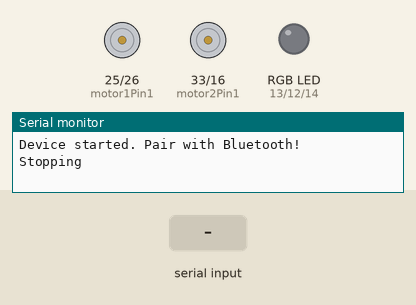
This sketch was run on a simulated ESP32. Shown: motor-driver pin pairs drawn as motors (green arrow = first pin HIGH = forward, orange = second pin HIGH = backward, longer = more drive, scaled by the enable pin), an RGB LED mixed from three pins (HIGH = lit), the last lines printed to the serial monitor. The test bench sets the inputs (shaded band). Dim RGB values are drawn brighter than linear; no radio packets arrive unless stated; nothing arrives over Bluetooth unless stated.

Above: at 1.2 s.
1.3 s: "L\n" received over the second serial link
At 1.7 s:
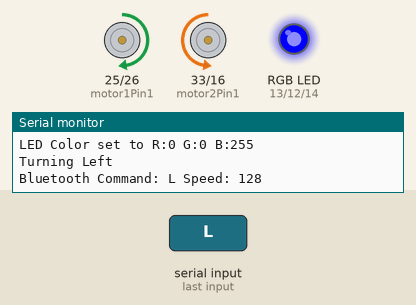
2.8 s: "R\n" received over the second serial link
At 4.0 s:
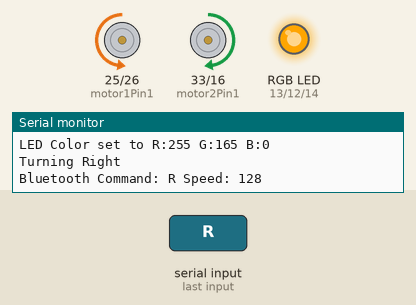
4.3 s: "B90\n" received over the second serial link
At 5.2 s:
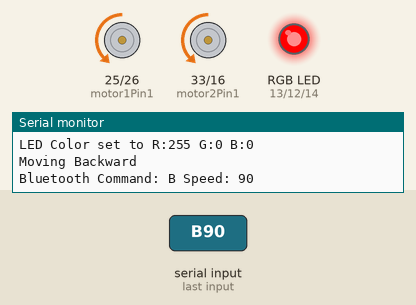
5.8 s: "G90\n" received over the second serial link
At 6.4 s:
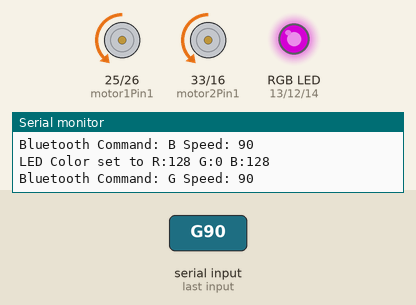
7.3 s: "W90\n" received over the second serial link
At 8.5 s:
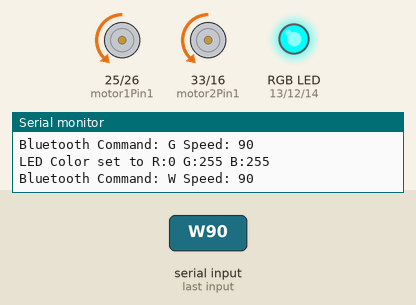
8.8 s: "F90\n" received over the second serial link
At 9.9 s:
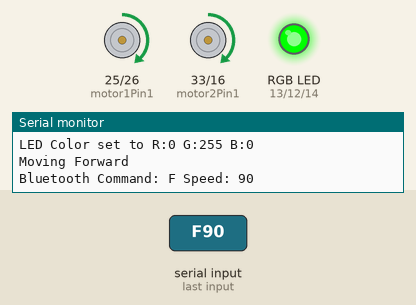
Timing chart, 0 to 11.3 s (numbered marks = the images above; inputs shaded):
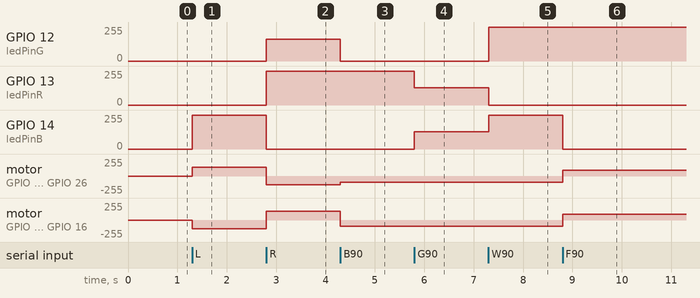

The sketch:

control.ino
```cpp
#include <BluetoothSerial.h>
#include <SPI.h>
#include <nRF24L01.h>
#include <RF24.h>

BluetoothSerial SerialBT;

// nRF24L01 radio configuration
RF24 radio(4, 5);  // Adjust CE and CSN pins as needed
const byte address[6] = "00001";  // Reading pipe address

// Motor A (Right Side)
const int motor1Pin1 = 25; // IN1
const int motor1Pin2 = 26; // IN2
const int enable1Pin  = 32; // Enable Pin ENA

// Motor B (Left Side)
const int motor2Pin1 = 33; // IN3 remains unchanged
const int motor2Pin2 = 16; // Instead of input‑only GPIO34, we use GPIO16
const int enable2Pin  = 17; // Instead of input‑only GPIO35, we use GPIO17

// RGB LED pins
const int ledPinR = 13;
const int ledPinG = 12;
const int ledPinB = 14;

int currentSpeed = 128; // Default speed (0-255)
char currentMode = 'B'; // 'B' for Bluetooth, 'G' for Gesture, 'W' for Webcam
char lastCommand = 'S'; // Last received command

void setup() {
  Serial.begin(115200);

  // Configure motor pins as outputs
  pinMode(motor1Pin1, OUTPUT);
  pinMode(motor1Pin2, OUTPUT);
  pinMode(motor2Pin1, OUTPUT);
  pinMode(motor2Pin2, OUTPUT);
  pinMode(enable1Pin, OUTPUT);
  pinMode(enable2Pin, OUTPUT);

  // Configure RGB LED pins as outputs
  pinMode(ledPinR, OUTPUT);
  pinMode(ledPinG, OUTPUT);
  pinMode(ledPinB, OUTPUT);
  // Start with LED off
  analogWrite(ledPinR, 0);
  analogWrite(ledPinG, 0);
  analogWrite(ledPinB, 0);

  // Start Bluetooth
  SerialBT.begin("ESP32_Car");
  Serial.println("Device started. Pair with Bluetooth!");

  // Initialize nRF24L01 radio for gesture commands
  radio.begin();
  radio.setPALevel(RF24_PA_LOW);
  radio.openReadingPipe(1, address);
  radio.startListening();

  // Ensure motors are stopped at startup
  stopMotors();
}

void loop() {
  // Process Bluetooth commands
  if (SerialBT.available()) {
    String input = SerialBT.readStringUntil('\n');
    input.trim();

    if (input.length() > 0) {
      char command = input.charAt(0);

      // Always allow mode change via Bluetooth
      if (command == 'M') {
        if (input.length() > 1) {
          currentMode = input.charAt(1);
          Serial.print("Mode changed to: ");
          Serial.println(currentMode);
        }
        return;
      }

      // Process movement commands only when in Bluetooth mode
      if (currentMode == 'B') {
        if (input.length() > 1 && command != 'S') {
          currentSpeed = input.substring(1).toInt();
          currentSpeed = constrain(currentSpeed, 0, 255);
        }
        executeCommand(command);
        Serial.print("Bluetooth Command: ");
        Serial.print(command);
        Serial.print(" Speed: ");
        Serial.println(currentSpeed);
      } else {
        Serial.println("Bluetooth command received but Bluetooth is not the active mode.");
      }
    }
  }

  // Process nRF (gesture) commands when in Gesture mode
  if (currentMode == 'G') {
    if (radio.available()) {
      char gestureInput[32] = {0};
      radio.read(&gestureInput, sizeof(gestureInput));
      String input = String(gestureInput);
      input.trim();

      if (input.length() > 0) {
        char command = input.charAt(0);
        if (input.length() > 1 && command != 'S') {
          currentSpeed = input.substring(1).toInt();
          currentSpeed = 200;
        }
        executeCommand(command);
        Serial.print("Gesture Command: ");
        Serial.print(command);
        Serial.print(" Speed: ");
        Serial.println(currentSpeed);
      }
    }
  }

  // Process commands for Webcam mode (if needed) via Bluetooth
  if (currentMode == 'W') {
    if (SerialBT.available()) {
      String input = SerialBT.readStringUntil('\n');
      input.trim();

      if (input.length() > 0) {
        char command = input.charAt(0);
        if (input.length() > 1 && command != 'S') {
          currentSpeed = input.substring(1).toInt();
          currentSpeed = constrain(currentSpeed, 0, 255);
        }
        executeCommand(command);
        Serial.print("Webcam Command: ");
        Serial.print(command);
        Serial.print(" Speed: ");
        Serial.println(currentSpeed);
      }
    }
  }
}

// Execute the command, move the motors (if applicable), and change the LED color
void executeCommand(char command) {
  switch (command) {
    case 'F':  // Forward → green
      setLEDColor(0, 255, 0);
      moveForward();
      break;
    case 'B':  // Backward → red
      setLEDColor(255, 0, 0);
      moveBackward();
      break;
    case 'L':  // Left → blue
      setLEDColor(0, 0, 255);
      turnLeft();
      break;
    case 'R':  // Right → orange
      setLEDColor(255, 165, 0);
      turnRight();
      break;
    case 'S':  // Stop → LED off
      setLEDColor(0, 0, 0);
      stopMotors();
      break;
    case 'G':  // Gesture-specific command → purple (adjust behavior as needed)
      setLEDColor(128, 0, 128);
      // Optionally add movement behavior here if required.
      break;
    case 'W':  // Webcam-specific command → cyan (adjust behavior as needed)
      setLEDColor(0, 255, 255);
      // Optionally add movement behavior here if required.
      break;
    default:
      // Unknown command – optionally, you could set a default LED color.
      break;
  }
  lastCommand = command;
}

// Helper to set the RGB LED color
void setLEDColor(int redVal, int greenVal, int blueVal) {
  redVal   = constrain(redVal, 0, 255);
  greenVal = constrain(greenVal, 0, 255);
  blueVal  = constrain(blueVal, 0, 255);

  analogWrite(ledPinR, redVal);
  analogWrite(ledPinG, greenVal);
  analogWrite(ledPinB, blueVal);

  Serial.print("LED Color set to R:");
  Serial.print(redVal);
  Serial.print(" G:");
  Serial.print(greenVal);
  Serial.print(" B:");
  Serial.println(blueVal);
}

void moveForward() {
  Serial.println("Moving Forward");
  digitalWrite(motor1Pin1, HIGH);
  digitalWrite(motor1Pin2, LOW);
  digitalWrite(motor2Pin1, HIGH);
  digitalWrite(motor2Pin2, LOW);
  analogWrite(enable1Pin, currentSpeed);
  analogWrite(enable2Pin, currentSpeed);
}

void moveBackward() {
  Serial.println("Moving Backward");
  digitalWrite(motor1Pin1, LOW);
  digitalWrite(motor1Pin2, HIGH);
  digitalWrite(motor2Pin1, LOW);
  digitalWrite(motor2Pin2, HIGH);
  analogWrite(enable1Pin, currentSpeed);
  analogWrite(enable2Pin, currentSpeed);
}

void turnLeft() {
  Serial.println("Turning Left");
  digitalWrite(motor1Pin1, HIGH);
  digitalWrite(motor1Pin2, LOW);
  digitalWrite(motor2Pin1, LOW);
  digitalWrite(motor2Pin2, HIGH);
  analogWrite(enable1Pin, currentSpeed);
  analogWrite(enable2Pin, currentSpeed);
}

void turnRight() {
  Serial.println("Turning Right");
  digitalWrite(motor1Pin1, LOW);
  digitalWrite(motor1Pin2, HIGH);
  digitalWrite(motor2Pin1, HIGH);
  digitalWrite(motor2Pin2, LOW);
  analogWrite(enable1Pin, currentSpeed);
  analogWrite(enable2Pin, currentSpeed);
}

void stopMotors() {
  Serial.println("Stopping");
  digitalWrite(motor1Pin1, LOW);
  digitalWrite(motor1Pin2, LOW);
  digitalWrite(motor2Pin1, LOW);
  digitalWrite(motor2Pin2, LOW);
  analogWrite(enable1Pin, 0);
  analogWrite(enable2Pin, 0);
}
```

Measured:
- after the input at 1.3 s, GPIO 14 (ledPinB): 0/255 → 255/255 at once; motor on GPIO 25 (motor1Pin1) / GPIO 26 (motor1Pin2): stopped → forward 128/255 at once; motor on GPIO 33 (motor2Pin1) / GPIO 16 (motor2Pin2): stopped → backward 128/255 at once
- after the input at 2.8 s, GPIO 12 (ledPinG): 0/255 → 165/255 at once; GPIO 13 (ledPinR): 0/255 → 255/255 at once; GPIO 14 (ledPinB): 255/255 → 0/255 at once; motor on GPIO 25 (motor1Pin1) / GPIO 26 (motor1Pin2): forward 128/255 → backward 128/255 at once; motor on GPIO 33 (motor2Pin1) / GPIO 16 (motor2Pin2): backward 128/255 → forward 128/255 at once
- after the input at 4.3 s, GPIO 12 (ledPinG): 165/255 → 0/255 at once; motor on GPIO 25 (motor1Pin1) / GPIO 26 (motor1Pin2): backward 128/255 → backward 90/255 at once; motor on GPIO 33 (motor2Pin1) / GPIO 16 (motor2Pin2): forward 128/255 → backward 90/255 at once
- after the input at 5.8 s, GPIO 13 (ledPinR): 255/255 → 128/255 at once; GPIO 14 (ledPinB): 0/255 → 128/255 at once
- after the input at 7.3 s, GPIO 12 (ledPinG): 0/255 → 255/255 at once; GPIO 13 (ledPinR): 128/255 → 0/255 at once; GPIO 14 (ledPinB): 128/255 → 255/255 at once
- after the input at 8.8 s, GPIO 14 (ledPinB): 255/255 → 0/255 at once; motor on GPIO 25 (motor1Pin1) / GPIO 26 (motor1Pin2), motor on GPIO 33 (motor2Pin1) / GPIO 16 (motor2Pin2): backward 90/255 → forward 90/255 at once
